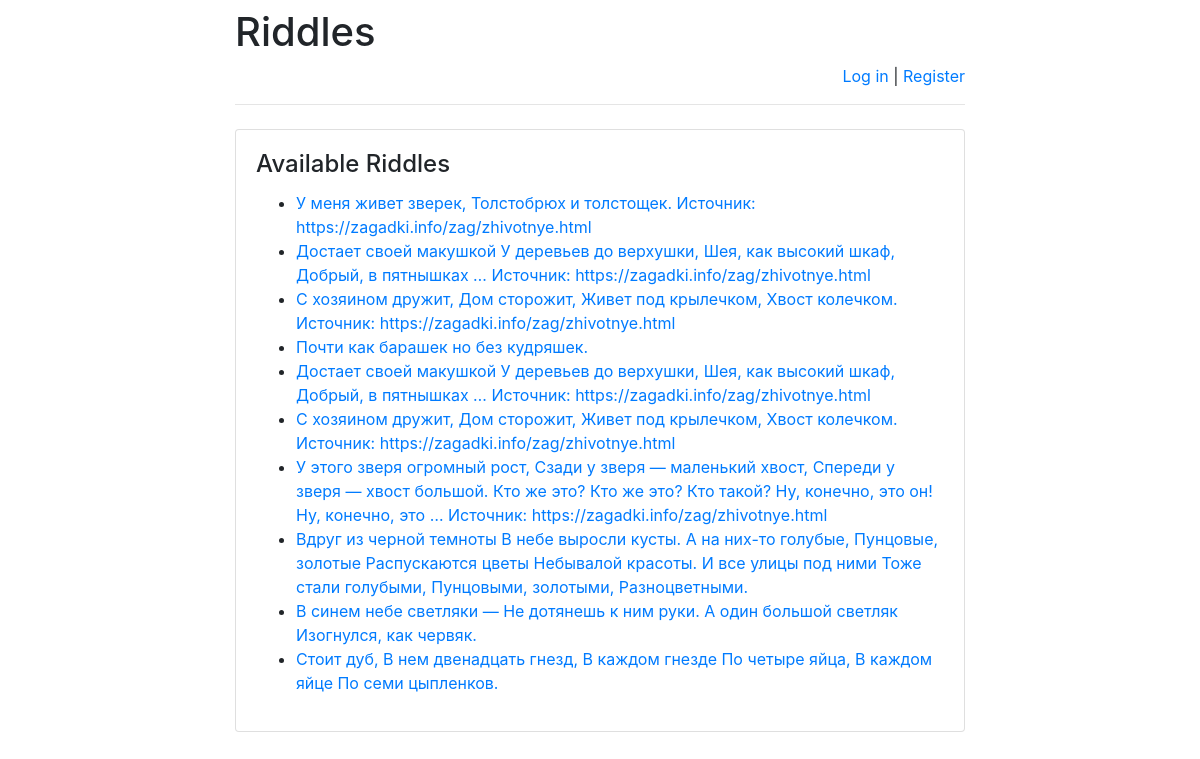
Page /AppRiddles/ on the committed database.
### AppRiddles/models.py (models this page shows)
class Riddle(models.Model):
    riddle_text = models.CharField(max_length=255)
    pub_date = models.DateTimeField('date published')

### AppRiddles/views.py (the view)
def index(request):
    message = None
    if "message" in request.GET:
        message = request.GET["message"]
    return render(
        request,
        "index.html",
        {
            "latest_riddles":
                Riddle.objects.order_by('-pub_date')[:10],
            "message": message
        }
    )

### AppRiddles/templates/index.html (shortened to what this page needs)
<!DOCTYPE html>
<html lang="en">
<head>
</head>
<body>
{% extends 'base.html' %}
{% block main %}
<h4 class="card-title">Available Riddles</h4>
{% if latest_riddles %}
    <ul>
        {% for riddle in latest_riddles %}
            <li>
                <a href="/AppRiddles/{{ riddle.id }}/">
                    {{ riddle.riddle_text }}
                </a>
            </li>
        {% endfor %}
    </ul>
{% else %}
    <p>No riddles are available right now.</p>
{% endif %}
{% endblock %}

### AppRiddles/templates/base.html (shortened to what this page needs)
<!doctype html>
<html lang="en">
<head>
    <link rel="stylesheet"
href="https://stackpath.bootstrapcdn.com/bootstrap/4.1.3/css/bootstrap.min.css">
</head>
<body>
<div class="container">
    <div class="row justify-content-center">
        <div class="col-8">
            <h1 class="mt-2">Riddles</h1>
            {% if user.is_authenticated %}
                <p class="text-right">
                    Hello, {{ user.username }}!
                    <a href="/AppRiddles/logout">Log out</a> |
                    <a href="/AppRiddles/password-change">
                        Change password
                    </a>
                    {% if user.is_staff %}
                    | <a href="/AppRiddles/admin"> Admin panel</a>
                    {% endif %}
                {% if user.email == '' %}
                    | <a href="/AppRiddles/subscribe">Subscribe</a>
                    {% else %}
                 | <a href="/AppRiddles/unsubscribe">Unsubscribe</a>
                {% endif %}
                </p>
            {% else %}
                <p class="text-right">
                    <a href="/AppRiddles/login">Log in</a> |
                    <a href="/AppRiddles/register">Register</a>
                </p>
            {% endif %}
            <hr class="mt-0 mb-4">
            <div class="card">
                <div class="card-body">
                    {% block main %}
                    {% endblock %}
                </div>
            </div>
        </div>
    </div>
</div>
</body>
</html>

### rows in the picture
Riddle: riddle_text "У меня живет зверек, Толстобрюх и толстощек. Источник: https://zagadki.info/zag/zhivotnye.html"
Riddle: riddle_text "Достает своей макушкой У деревьев до верхушки, Шея, как высокий шкаф, Добрый, в пятнышках … Источник: https://zagadki.info/zag/zhivotnye.html"
Riddle: riddle_text "С хозяином дружит, Дом сторожит, Живет под крылечком, Хвост колечком. Источник: https://zagadki.info/zag/zhivotnye.html"
Riddle: riddle_text "Почти как барашек но без кудряшек."
Riddle: riddle_text "Достает своей макушкой У деревьев до верхушки, Шея, как высокий шкаф, Добрый, в пятнышках … Источник: https://zagadki.info/zag/zhivotnye.html"
Riddle: riddle_text "С хозяином дружит, Дом сторожит, Живет под крылечком, Хвост колечком. Источник: https://zagadki.info/zag/zhivotnye.html"
Riddle: riddle_text "У этого зверя огромный рост, Сзади у зверя — маленький хвост, Спереди у зверя — хвост большой. Кто же это? Кто же это? Кто такой? Ну, конечно, это он! Ну, конечно, это … Источник: https://zagadki.info/zag/zhivotnye.html"
Riddle: riddle_text "Вдруг из черной темноты В небе выросли кусты. А на них-то голубые, Пунцовые, золотые Распускаются цветы Небывалой красоты. И все улицы под ними Тоже стали голубыми, Пунцовыми, золотыми, Разноцветными."
Riddle: riddle_text "В синем небе светляки — Не дотянешь к ним руки. А один большой светляк Изогнулся, как червяк."
Riddle: riddle_text "Стоит дуб, В нем двенадцать гнезд, В каждом гнезде По четыре яйца, В каждом яйце По семи цыпленков."
